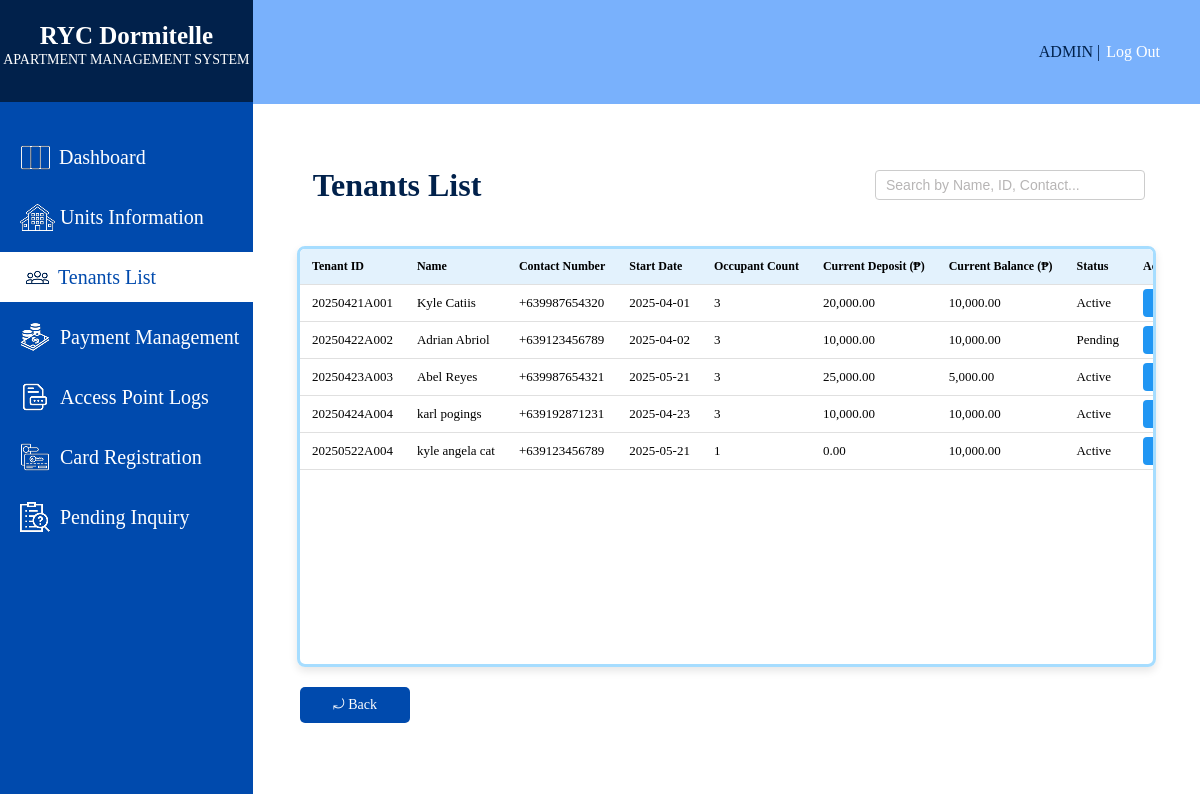
The app's page /TENANTSLIST.php (signed in) with its own data.
### tables this page shows
CREATE TABLE `tenants` (
  `tenant_ID` varchar(12) NOT NULL,
  `tenant_name` varchar(15) NOT NULL,
  `contact_number` varchar(13) NOT NULL,
  `email` varchar(30) NOT NULL,
  `emergency_contact_name` varchar(25) NOT NULL,
  `emergency_contact_num` varchar(13) NOT NULL,
  `tenant_image` varchar(255) NOT NULL
);

CREATE TABLE `tenant_unit` (
  `tenant_ID` varchar(12) NOT NULL,
  `unit_no` varchar(10) NOT NULL,
  `start_date` date NOT NULL,
  `end_date` date NOT NULL,
  `occupant_count` smallint(2) NOT NULL,
  `deposit` mediumint(6) NOT NULL,
  `balance` mediumint(6) NOT NULL,
  `payment_due` varchar(30) NOT NULL,
  `billing_period` varchar(31) NOT NULL,
  `status` varchar(10) NOT NULL
);

### TENANTSLIST.php (the view, shortened to what this page needs)
<?php
require_once 'db_connect.php';
$result = null;
$query_error = "";
$sql = "SELECT tenants.tenant_ID, tenants.tenant_name, tenants.contact_number,
               tenant_unit.start_date, tenant_unit.occupant_count,
               tenant_unit.deposit, tenant_unit.balance, tenant_unit.status
        FROM tenants
        INNER JOIN tenant_unit ON tenants.tenant_ID = tenant_unit.tenant_ID";
$query_result = $conn->query($sql);
if ($query_result === false) {
    $query_error = "Error executing query: " . $conn->error;
    error_log($query_error);
    $result_data = [];
} else {
    $result = $query_result;
}
$adminDisplayIdentifier = "ADMIN";
?>
<!DOCTYPE html>
<html lang="en">
<head>
</head>
<body>
    <div class="sideBar">
        <div class="systemTitle">
            <h1>RYC Dormitelle</h1>
            <p>APARTMENT MANAGEMENT SYSTEM</p>
        </div>
        <div class="sidebarContent">
            <div class="card">
                <a href="DASHBOARD.php" class="changeicon">
                    <img src="sidebarIcons/DashboardIconWht.png" alt="Dashboard Icon" class="DsidebarIcon" style="margin-right: 8px;">
                    Dashboard
                </a>
            </div>
            <div class="card">
                <a href="UNITSINFORMATION.php">
                    <img src="sidebarIcons/UnitsInfoIconWht.png" alt="Units Information Icon" class="UIsidebarIcon" style="margin-right: 5px;">
                    Units Information</a>
            </div>
            <div class="card">
                <a href="TENANTSLIST.php" style="background-color: #FFFF; color: #004AAD;">
                    <img src="sidebarIcons/TenantsInfoIcon.png" alt="Tenants Information Icon" class="THsidebarIcon" style="margin-right: 3px;">
                    Tenants List</a>
            </div>
            <div class="card">
                <a href="PAYMENTMANAGEMENT.php">
                    <img src="sidebarIcons/PaymentManagementIconWht.png" alt="Payment Management Icon" class="PMsidebarIcon" style="margin-right: 10px;">
                    Payment Management</a>
            </div>
            <div class="card">
                <a href="ACCESSPOINTLOGS.php">
                    <img src="sidebarIcons/AccesspointIconWht.png" alt="Access Point Logs Icon" class="APLsidebarIcon" style="margin-right: 10px;">
                    Access Point Logs</a>
            </div>
            <div class="card">
                <a href="CARDREGISTRATION.php">
                    <img src="sidebarIcons/CardregisterIconWht.png" alt="Card Registration Icon" class="CGsidebarIcon" style="margin-right: 10px;">
                    Card Registration</a>
            </div>
            <div class="card">
                <a href="PENDINGINQUIRY.php">
                    <img src="sidebarIcons/PendingInquiryIconWht.png" alt="Pending Inquiry Icon" class="PIsidebarIcon" style="margin-right: 10px;">
                    Pending Inquiry</a>
            </div>
        </div>
    </div>
        <div class="mainBody">
            <div class="header">
                <div class="headerContent">
                    <a href="ADMINPROFILE.php" class="adminTitle"><?php echo $adminDisplayIdentifier; ?></a>
                    <p class="adminLogoutspace"> | </p>
                    <a href="LOGIN.php" class="logOutbtn">Log Out</a>
                </div>
            </div>
            <div class="mainContent">
        <div class="tenantHistoryHead">
            <h4>Tenants List</h4>
            <input type="text" placeholder="Search by Name, ID, Contact..." class="searbar">
        </div>
        <div class="table-container">
            <div class="table-scroll">
                <table>
                    <thead>
                        <tr>
                            <th>Tenant ID</th>
                            <th>Name</th>
                            <th>Contact Number</th>
                            <th>Start Date</th>
                            <th>Occupant Count</th>
                            <th>Current Deposit (₱)</th>
                            <th>Current Balance (₱)</th>
                            <th>Status</th>
                            <th>Action</th>
                        </tr>
                    </thead>
                    <tbody>
                        <?php
                        if (!empty($query_error)) {
                            echo "<tr><td colspan='9' style='color: red; text-align: center;'>Error loading tenants: " . htmlspecialchars($query_error) . "</td></tr>";
                        } elseif ($result && $result->num_rows > 0) {
                            while ($row = $result->fetch_assoc()) {
                                echo "<tr>";
                                echo "<td>" . htmlspecialchars($row["tenant_ID"]) . "</td>";
                                echo "<td>" . htmlspecialchars($row["tenant_name"]) . "</td>";
                                echo "<td>" . htmlspecialchars($row["contact_number"]) . "</td>";
                                echo "<td>" . htmlspecialchars($row["start_date"]) . "</td>";
                                echo "<td>". htmlspecialchars($row["occupant_count"]) . "</td>";
                                echo "<td>". number_format((float)$row["deposit"], 2) . "</td>";
                                echo "<td>". number_format((float)$row["balance"], 2) . "</td>";
                                echo "<td>" . htmlspecialchars($row["status"]) . "</td>";
                                echo '<td><a href="TENANTINFORMATION.php?tenant_ID=' . urlencode($row["tenant_ID"]) . '" class="action-btn">View Details</a></td>';
                                echo "</tr>";
                            }
                        } else {
                            echo "<tr><td colspan='9' style='text-align: center;'>No tenants found.</td></tr>";
                        }
                        ?>
                    </tbody>
                </table>
            </div>
        </div>
    </div>
            <div class="footbtnContainer">
                <a href="DASHBOARD.php" class="backbtn">⤾ Back</a>
            </div>
        </div>
</body>
</html>

### TENANTSLIST.php (style rules this page uses)
body { display: flex; margin: 0; background-color: #FFFF; }
.sideBar { width: 450px; height: 100%; background-color: #01214B; }
.systemTitle { text-align: center; height: 10vh; padding-bottom: 5.3px; }
.systemTitle h1 { font-size: 25px; font-family: Inria Serif; align-items: center; position: relative; top: 5px; color: #FFFF; }
.systemTitle p { font-size: 14px; font-family: Inria Serif; position: relative; bottom: 10px; color: #FFFF; }
.sidebarContent { padding-top: 20px; height: 84vh; background-color: #004AAD; display: block; }
.card { width: 100%; height: 50px; display: flex; margin: 10px 0px 10px; align-items: center; justify-content: center; }
.card a { margin: auto 0px auto 0px; font-size: 20px; padding-left: 20px; font-weight: 500; display: flex; text-decoration: none; align-items: center; height: 100%; width: 100%; background-color: #004AAD; color: white; }
.mainBody { width: 100vw; height: 100%; background-color: white; }
.header { height: 13vh; width: 100%; background-color: #79B1FC; display: flex; justify-content: end; align-items: center; }
.headerContent { margin-right: 40px; display: flex; justify-content: center; align-items: center; }
.adminTitle { font-size: 16px; color: #01214B; position: relative; text-decoration: none; }
.adminLogoutspace { font-size: 16px; color: #01214B; position: relative; text-decoration: none; }
.logOutbtn { font-size: 16px; color: #FFFF; position: relative; margin-left: 2px; text-decoration: none; }
.mainContent { height: calc(100% - 13vh); width: 100%; margin: 0px auto; background-color: #FFFF; padding-top: 20px; }
.tenantHistoryHead { display: flex; justify-content: space-between; width: 100%; align-items: center; }
.tenantHistoryHead h4 { color: #01214B; font-size: 32px; margin-left: 60px; }
.searbar { height: 30px; width: 270px; margin-right: 55px; border: 1px solid #ccc; border-radius: 4px; font-size: 14px; padding: 0 10px; box-sizing: border-box; }
::placeholder { color: #B7B5B5; opacity: 1; }
.table-container { max-width: 90%; margin: 0 auto; border: 3px solid #A6DDFF; border-radius: 8px; height: 415px; max-height: 470px; box-shadow: 0 4px 8px rgba(0,0,0,0.1); overflow: hidden; }
.table-scroll { height: 100%; overflow-y: auto; overflow-x: auto; scrollbar-width: none; }
table { width: 100%; border-collapse: collapse; background-color: white; }
th, td { padding: 10px 12px; text-align: left; font-size: 13px; border-bottom: 1px solid #e0e0e0; white-space: nowrap; }
th { background-color: #e3f2fd; font-weight: bold; position: sticky; top: 0; z-index: 1; font-size: 12px; }
.action-btn { background-color: #2196f3; color: white; border: none; padding: 7px 12px; border-radius: 4px; cursor: pointer; text-decoration: none; font-size: 12px; }
.footbtnContainer { width: 90%; margin: 20px auto; display: flex; justify-content: space-between; align-items: center; }
.backbtn { height: 36px; width: 110px; display: flex; align-items: center; justify-content: center; background-color: #004AAD; color: #FFFFFF; text-decoration: none; border-radius: 5px; font-size: 14px; }

### records on screen
tenants: tenant_ID "20250421A001", tenant_name "Kyle Catiis", contact_number "+639987654320", tenant_unit.start_date "2025-04-01", tenant_unit.occupant_count "3", tenant_unit.deposit "20,000.00", tenant_unit.balance "10,000.00", tenant_unit.status "Active"
tenants: tenant_ID "20250422A002", tenant_name "Adrian Abriol", contact_number "+639123456789", tenant_unit.start_date "2025-04-02", tenant_unit.occupant_count "3", tenant_unit.deposit "10,000.00", tenant_unit.balance "10,000.00", tenant_unit.status "Pending"
tenants: tenant_ID "20250423A003", tenant_name "Abel Reyes", contact_number "+639987654321", tenant_unit.start_date "2025-05-21", tenant_unit.occupant_count "3", tenant_unit.deposit "25,000.00", tenant_unit.balance "5,000.00", tenant_unit.status "Active"
tenants: tenant_ID "20250424A004", tenant_name "karl pogings", contact_number "+639192871231", tenant_unit.start_date "2025-04-23", tenant_unit.occupant_count "3", tenant_unit.deposit "10,000.00", tenant_unit.balance "10,000.00", tenant_unit.status "Active"
tenants: tenant_ID "20250522A004", tenant_name "kyle angela cat", contact_number "+639123456789", tenant_unit.start_date "2025-05-21", tenant_unit.occupant_count "1", tenant_unit.deposit "0.00", tenant_unit.balance "10,000.00", tenant_unit.status "Active"

### other values on screen
$adminDisplayIdentifier "ADMIN"
